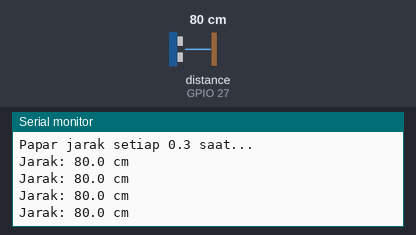
Simulated run of this sketch. Board: ESP32. Shown: the last lines printed to the serial monitor. Wiring (inferred from the names in the program): ultrasonic range finder: trigger GPIO 26; echo GPIO 27. The test bench sets the inputs (shaded band); at power-on: distance to the obstacle (sensor on GPIO 27) 80 cm. The echo pulse lasts 58.3 µs per cm.

Above: at 1.4 s.
1.5 s: distance to the obstacle (sensor on GPIO 27) set to 2 cm
At 1.93 s:
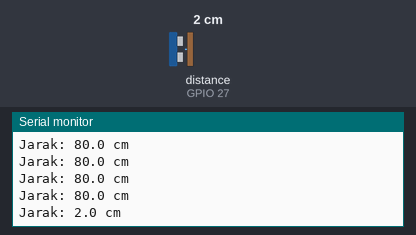
3.0 s: distance to the obstacle (sensor on GPIO 27) set to 4 cm
At 3.14 s:
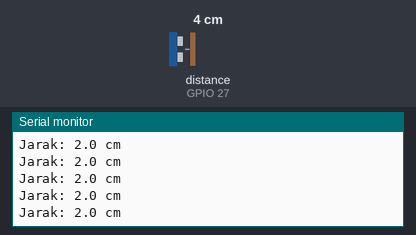
Timing chart, 0 to 6.0 s (numbered marks = the images above; inputs shaded):
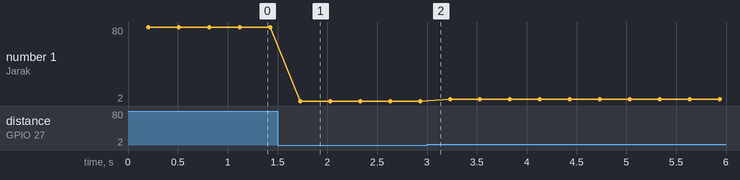

Measured:
- after the input at 1.5 s, the serial monitor: prints a new line after 0.23 s (image 1)
- plotted number 1: 80 → 2 after the input at 1.5 s, 2 → 4 after the input at 3.0 s

The sketch:

UltrasonicTestESP32.ino
```cpp
/*
 * UltrasonicTestESP32.ino
 * -------------------------------------------------------------
 * Test cepat sensor HC-SR04 - papar jarak (cm) setiap 0.3 saat dalam
 * Serial Monitor. Guna untuk:
 *   1. Pastikan wiring betul (ada bacaan, bukan "timeout" je)
 *   2. Ukur nilai TANK_EMPTY_CM / TANK_FULL_CM untuk kod feeder utama -
 *      letak sensor macam kedudukan sebenar, baca jarak, catat nombor tu.
 *
 * Sambungan (ESP32):
 *   HC-SR04 VCC  -> 5V / VIN ESP32
 *   HC-SR04 GND  -> GND ESP32
 *   HC-SR04 Trig -> GPIO 26
 *   HC-SR04 Echo -> GPIO 27 MELALUI voltage divider (WAJIB):
 *     Echo --[R1 1k]-- (titik tengah -> GPIO27) --[R2 2k]-- GND
 *
 * Buka Serial Monitor, baud 115200.
 * -------------------------------------------------------------
 */

const int TRIG_PIN = 26;
const int ECHO_PIN = 27;

float readDistanceCm() {
  digitalWrite(TRIG_PIN, LOW);
  delayMicroseconds(2);
  digitalWrite(TRIG_PIN, HIGH);
  delayMicroseconds(10);
  digitalWrite(TRIG_PIN, LOW);

  unsigned long durationUs = pulseIn(ECHO_PIN, HIGH, 30000UL);   // timeout 30ms (~5m)
  if (durationUs == 0) return -1.0f;
  return durationUs * 0.0343f / 2.0f;   // kelajuan bunyi ~343 m/s
}

void setup() {
  Serial.begin(115200);
  delay(200);
  pinMode(TRIG_PIN, OUTPUT);
  pinMode(ECHO_PIN, INPUT);
  digitalWrite(TRIG_PIN, LOW);

  Serial.println(F("=== UltrasonicTestESP32 sedia ==="));
  Serial.println(F("Papar jarak setiap 0.3 saat..."));
}

void loop() {
  float d = readDistanceCm();
  if (d < 0) {
    Serial.println(F("Timeout - tiada bacaan (semak wiring)"));
  } else {
    Serial.print(F("Jarak: "));
    Serial.print(d, 1);
    Serial.println(F(" cm"));
  }
  delay(300);
}
```
